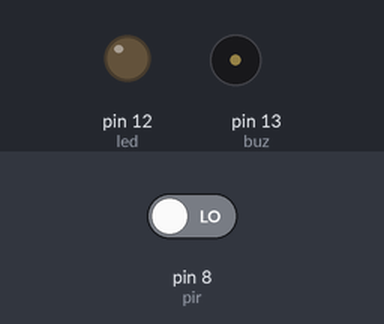
Bench run of a sketch on a simulated Arduino Uno, built with avr-gcc and run on an emulated ATmega328P. Shown: output pins drawn as LEDs (lit = HIGH), buzzer (waves = sounding, pin HIGH). Inputs (shaded band) come from the test bench; at power-on: pin 8 (pir) LOW. What the sketch prints to the serial monitor is not drawn.

Above: at 1.8 s.
1.9 s: pin 8 (pir) driven HIGH
At 2.4 s:
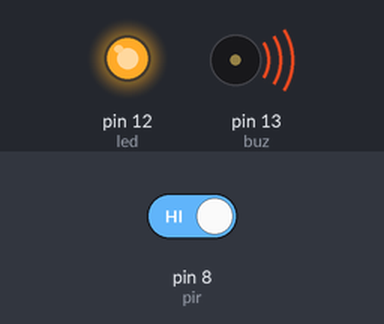
3.5 s: pin 8 (pir) driven LOW
At 5.5 s:
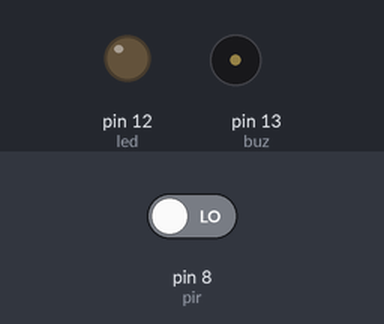
Timing chart, 0 to 7.0 s (numbered marks = the images above; inputs shaded):
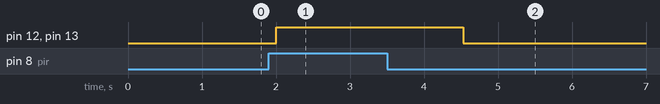

Measured:
- after the input at 1.9 s, pin 12 (led), pin 13 (buz): LOW → HIGH after 0.10 s
- after the input at 3.5 s, pin 12 (led), pin 13 (buz): HIGH → LOW after 1.0 s

The sketch:

sketch_dec27a.ino
```cpp
#include <SoftwareSerial.h>

int pir = 8;          // PIR 센서 핀
int led = 12;        // LED 핀
int buz = 13;        // 부저 핀
SoftwareSerial BTSerial(2, 3); // HC-05와의 소프트웨어 직렬 포트 설정

void setup() {
  pinMode(pir, INPUT);
  pinMode(led, OUTPUT);
  pinMode(buz, OUTPUT);

  Serial.begin(9600);    // 시리얼 모니터 통신
  BTSerial.begin(9600);  // HC-05 통신
}

void loop() {
  int value = digitalRead(pir);

  if (value == HIGH) {
    digitalWrite(led, HIGH); // LED 켜기
    digitalWrite(buz, HIGH); // 부저 울리기

    // 블루투스를 통해 메시지 전송
    String message = "사람이 접근했습니다!";
    BTSerial.println(message); // 블루투스를 통해 메시지 전송
    Serial.println(message);    // 시리얼 모니터에 출력

    delay(2000); // 2초 대기 (중복 메시지 방지)
  } else {
    digitalWrite(led, LOW); // LED 끄기
    digitalWrite(buz, LOW); // 부저 끄기
  }

  delay(500); // 감지 주기
}
```
